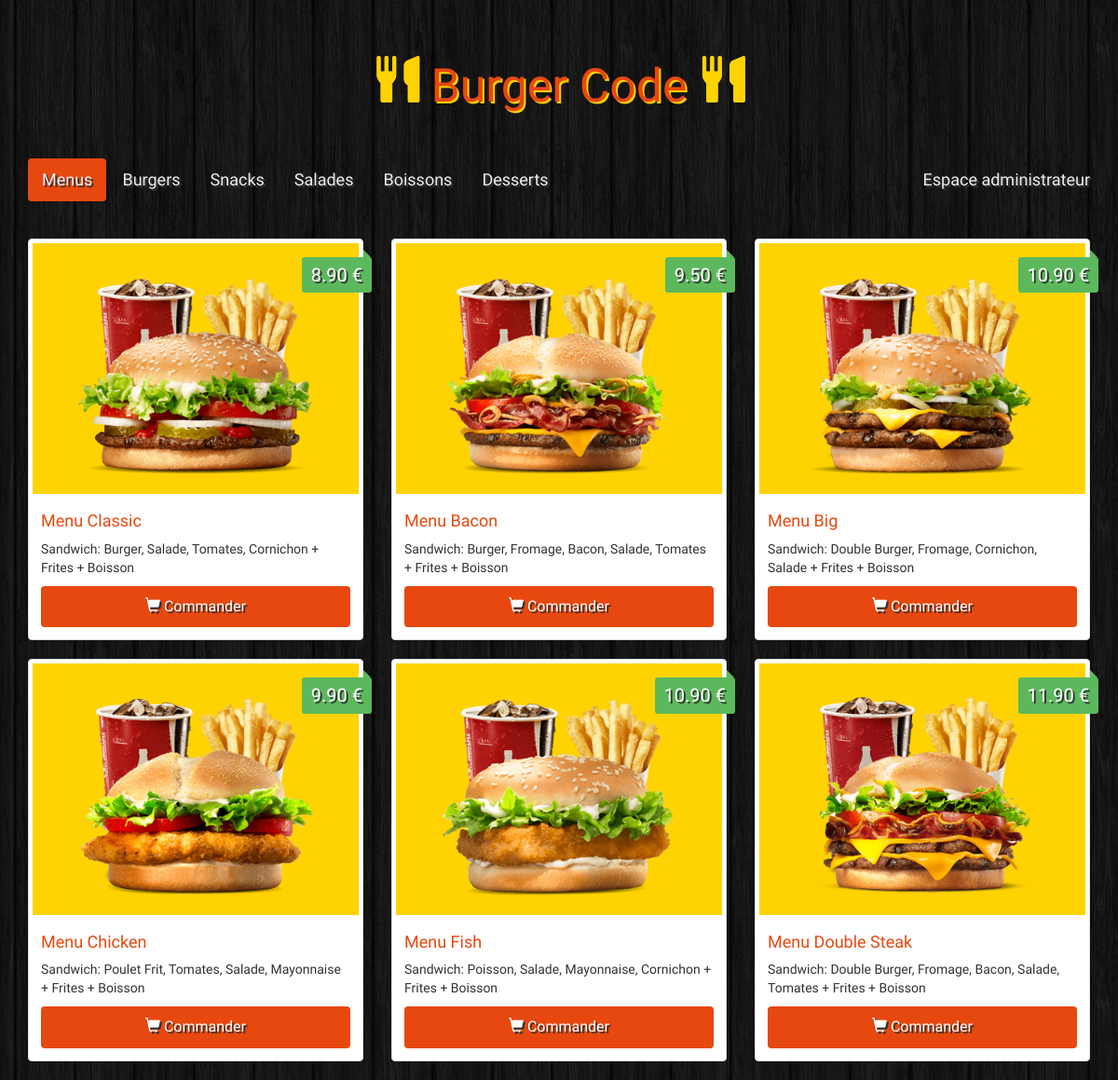
The page / on the database its author committed.
### tables this page shows
CREATE TABLE IF NOT EXISTS `categories` (
  `id` int(11) NOT NULL AUTO_INCREMENT,
  `name` varchar(100) NOT NULL,
  PRIMARY KEY (`id`)
);

CREATE TABLE IF NOT EXISTS `items` (
  `id` int(11) NOT NULL AUTO_INCREMENT,
  `name` varchar(100) NOT NULL,
  `description` varchar(255) NOT NULL,
  `price` float NOT NULL,
  `image` varchar(255) NOT NULL,
  `category` int(11) NOT NULL,
  PRIMARY KEY (`id`),
  KEY `category` (`category`)
);

### index.php (the view, shortened to what this page needs)
<!DOCTYPE html>
<html>
    <head>
        <link href="https://maxcdn.bootstrapcdn.com/bootstrap/3.3.7/css/bootstrap.min.css" rel="stylesheet">
        <link href="css/style.css" rel="stylesheet" type="text/css">
    </head>
    <body>
        <div class="container site">
            <h1 class="text-logo"><span class="glyphicon glyphicon-cutlery"></span> Burger Code <span class="glyphicon glyphicon-cutlery"></span></h1>
            <?php
                require 'identifiants.php';
                $db = new Database($dbHost, $dbName, $dbUser, $dbUserPass);
                $connection = $db->connect();
                $statement = $connection->query("SELECT * FROM categories;");
                $categories = $statement->fetchAll();
                echo '<nav>';
                    echo '<ul class="nav nav-pills">';
                    foreach($categories as $category) {
                        if($category['id'] == '1') {
                            echo '<li role="presentation" class="active"><a href="#'. $category["id"] . '" data-toggle="tab">' . $category['name'] . '</a></li>';
                        } else {
                            echo '<li role="presentation"><a href="#'. $category["id"] . '" data-toggle="tab">' . $category['name'] . '</a></li>';
                        }
                    }
                    ?>
                    <li class="navbar-right"><a href="admin/index.php">Espace administrateur</a></li>'
                    <?php
                    echo '</ul>';
                echo '</nav>';
                echo '<div class="tab-content">';
                foreach($categories as $category) {
                    if($category['id'] == '1') {
                        echo '<div class="tab-pane active" id="'. $category["id"] . '">';
                    } else {
                        echo '<div class="tab-pane" id="'. $category["id"] . '">';
                    }
                    echo '<div class="row">';
                    $statement = $connection->prepare ('SELECT * FROM items WHERE items.category = ?');
                    $statement->execute(array($category['id']));
                    while($item = $statement->fetch()) {
                        echo '<div class="col-sm-6 col-md-4">';
                            echo '<div class="thumbnail">';
                                echo '<img src="images/' . $item['image'] . '" alt="...">';
                                echo '<p class="price">' . number_format($item['price'], 2, '.', '') . ' €</p>';
                                echo '<div class="caption">';
                                    echo '<h4>' . $item['name'] . '</h4>';
                                    echo '<p>' . $item['description'] . '</p>';
                                    echo '<a href="#" class="btn btn-order" rol="button"><span class="glyphicon glyphicon-shopping-cart"></span> Commander</a>';
                                echo '</div>';
                            echo '</div>';
                        echo '</div>';
                    }
                    echo '</div>';
                echo '</div> ';
                }
                echo '</div> ';
            ?>
            </div>
    </body>
</html>

### css/style.css (style rules this page uses)
body { background: url(../images/bg.png); }
.site { font-family: "Holtwood One SC", sans-serif; }
.text-logo { font-family: "Holtwood One SC", sans-serif; color: #e7480f; text-shadow: 2px 2px #ffd301; font-size: 50px; padding: 40px 0; text-align: center; }
.text-logo .glyphicon { color: #ffd301; text-shadow: 0 0 #ffd301; }
.nav { margin-bottom: 40px; }
.nav > li > a { color: #eee; font-size: 18px; text-shadow: 2px 2px #333; }
.nav > li.active > a, .nav > li.active > a:focus , .nav > li.active > a:hover { background: #e7480f; color: #eee; }
.thumbnail img { background: #ffd301; }
.thumbnail .price { background: #5cb85c; box-shadow: 0 1px rgba(0, 0, 0, 0, 0.2); -moz-box-shadow: 0 1px rgba(0, 0, 0, 0, 0.2); -webkit-box-shadow: 0 1px rgba(0, 0, 0, 0, 0.2); color: #fff; text-shadow: 2px 2px #333; position: absolute; right: 6px; top: 20px; padding: 5px 10px; font-size: 20px; border-radius: 3px; }
.thumbnail .price:before { border: 4px solid transparent; border-bottom: 4px solid #5cb85c; border-left: 4px solid #5cb85c; content:""; position: absolute; right: 1px; top: -8px; }
.caption > h4 { color: #e7480f; font-size: 18px; }
.btn-order { width: 100%; padding: 10px; font-size: 16px; color: #fff; background: #e7480f; text-shadow: 2px 2px #333; }

### rows shown on the page
categories: name "Menus"
categories: name "Burgers"
categories: name "Snacks"
categories: name "Salades"
categories: name "Boissons"
categories: name "Desserts"
items: image (picture), price "8.90", name "Menu Classic", description "Sandwich: Burger, Salade, Tomates, Cornichon + Frites + Boisson"
items: image (picture), price "9.50", name "Menu Bacon", description "Sandwich: Burger, Fromage, Bacon, Salade, Tomates + Frites + Boisson"
items: image (picture), price "10.90", name "Menu Big", description "Sandwich: Double Burger, Fromage, Cornichon, Salade + Frites + Boisson"
items: image (picture), price "9.90", name "Menu Chicken", description "Sandwich: Poulet Frit, Tomates, Salade, Mayonnaise + Frites + Boisson"
items: image (picture), price "10.90", name "Menu Fish", description "Sandwich: Poisson, Salade, Mayonnaise, Cornichon + Frites + Boisson"
items: image (picture), price "11.90", name "Menu Double Steak", description "Sandwich: Double Burger, Fromage, Bacon, Salade, Tomates + Frites + Boisson"
